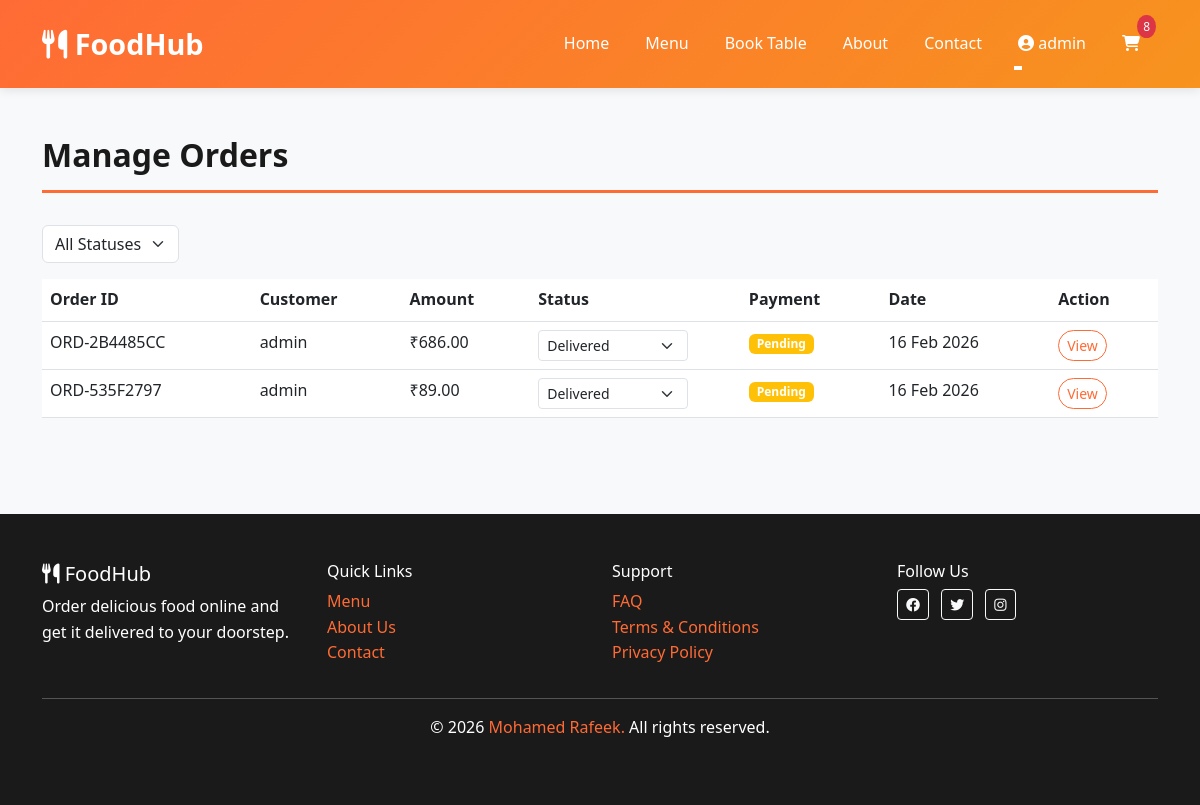
Screenshot of /dashboard/orders/ (signed in) with the database file from the repository.
### cart/models.py (models this page shows, shortened)
class Cart(models.Model):
    user = models.OneToOneField(User, on_delete=models.CASCADE, related_name='cart')
    created_at = models.DateTimeField(auto_now_add=True)
    updated_at = models.DateTimeField(auto_now=True)
    def get_item_count(self):
        return sum(item.quantity for item in self.items.all())

class CartItem(models.Model):
    cart = models.ForeignKey(Cart, on_delete=models.CASCADE, related_name='items')
    food_item = models.ForeignKey(FoodItem, on_delete=models.CASCADE)
    quantity = models.PositiveIntegerField(default=1)
    added_at = models.DateTimeField(auto_now_add=True)

### orders/models.py (models this page shows, shortened)
class Order(models.Model):
    STATUS_CHOICES = [
        ('pending', 'Pending'),
        ('confirmed', 'Confirmed'),
        ('preparing', 'Preparing'),
        ('ready', 'Ready for Pickup'),
        ('delivered', 'Delivered'),
        ('cancelled', 'Cancelled'),
    ]
    PAYMENT_METHOD_CHOICES = [
        ('razorpay', 'Razorpay (UPI/Card)'),
        ('cash', 'Cash on Delivery'),
    ]
    user = models.ForeignKey(User, on_delete=models.CASCADE, related_name='orders')
    order_number = models.CharField(max_length=20, unique=True)
    total_price = models.DecimalField(max_digits=10, decimal_places=2)
    payment_status = models.CharField(max_length=20, choices=[
        ('pending', 'Pending'),
        ('completed', 'Completed'),
        ('failed', 'Failed'),
    ], default='pending')
    payment_method = models.CharField(max_length=20, choices=PAYMENT_METHOD_CHOICES, default='razorpay')
    status = models.CharField(max_length=20, choices=STATUS_CHOICES, default='pending')
    delivery_address = models.TextField()
    phone = models.CharField(max_length=15)
    special_instructions = models.TextField(blank=True)
    created_at = models.DateTimeField(auto_now_add=True)
    updated_at = models.DateTimeField(auto_now=True)
    estimated_delivery = models.DateTimeField(null=True, blank=True)
    class Meta:
        ordering = ['-created_at']

### dashboard/views.py (the view)
# urls.py: path('orders/', views.manage_orders, name='manage_orders'),
@login_required(login_url='login')
@user_passes_test(is_admin, login_url='home')
def manage_orders(request):
    orders = Order.objects.all().order_by('-created_at')
    status = request.GET.get('status')
    if status:
        orders = orders.filter(status=status)
    context = {
        'orders': orders,
        'status': status,
    }
    return render(request, 'dashboard/manage_orders.html', context)

### dashboard/views.py (called while the page is built)
def is_admin(user):
    return user.is_staff and user.is_superuser

### Template/dashboard/manage_orders.html (shortened to what this page needs)
{% extends 'base.html' %}
{% block content %}
<div class="container">
    <h2 class="page-title">Manage Orders</h2>
    <div class="mb-3">
        <form method="get" style="display: inline;">
            <select name="status" class="form-select" style="width: auto; display: inline;" onchange="this.form.submit();">
                <option value="">All Statuses</option>
            </select>
        </form>
    </div>
    <div class="table-responsive">
        <table class="table table-hover">
            <thead>
                <tr>
                    <th>Order ID</th>
                    <th>Customer</th>
                    <th>Amount</th>
                    <th>Status</th>
                    <th>Payment</th>
                    <th>Date</th>
                    <th>Action</th>
                </tr>
            </thead>
            <tbody>
                {% for order in orders %}
                    <tr>
                        <td>{{ order.order_number }}</td>
                        <td>{{ order.user.username }}</td>
                        <td>₹{{ order.total_price }}</td>
                        <td>
                            <form method="post" action="{% url 'update_order_status' order.order_number %}" style="display: inline;">
                                <select name="status" class="form-select form-select-sm" onchange="this.form.submit();" style="max-width: 150px;">
                                    <option value="delivered" {% if order.status == 'delivered' %}selected{% endif %}>Delivered</option>
                                </select>
                            </form>
                        </td>
                        <td>
                            <span class="badge bg-{% if order.payment_status == 'completed' %}success{% else %}warning{% endif %}">
                                {{ order.payment_status|title }}
                            </span>
                        </td>
                        <td>{{ order.created_at|date:"d M Y" }}</td>
                        <td>
                            <a href="{% url 'order_detail' order.order_number %}" class="btn btn-sm btn-outline-primary">
                                View
                            </a>
                        </td>
                    </tr>
                {% empty %}
                    <tr>
                        <td colspan="7" class="text-center">No orders found</td>
                    </tr>
                {% endfor %}
            </tbody>
        </table>
    </div>
</div>
{% endblock %}

### Template/base.html (shortened to what this page needs)
<!DOCTYPE html>
<html lang="en">
<head>
    {% load static %}
    <link href="https://cdnjs.cloudflare.com/ajax/libs/bootstrap/5.3.0/css/bootstrap.min.css" rel="stylesheet">
    <link href="https://cdnjs.cloudflare.com/ajax/libs/font-awesome/6.4.0/css/all.min.css" rel="stylesheet">
</head>
<body>
    <nav class="navbar navbar-expand-lg navbar-dark sticky-top">
        <div class="container">
            <a class="navbar-brand" href="{% url 'home' %}">
                <i class="fas fa-utensils"></i> FoodHub
            </a>
            <div class="collapse navbar-collapse" id="navbarNav">
                <ul class="navbar-nav ms-auto">
                    <li class="nav-item">
                        <a class="nav-link" href="{% url 'home' %}">Home</a>
                    </li>
                    <li class="nav-item">
                        <a class="nav-link" href="{% url 'menu' %}">Menu</a>
                    </li>
                    <li class="nav-item">
                        <a class="nav-link" href="{% url 'book_table' %}">Book Table</a>
                    </li>
                    <li class="nav-item">
                        <a class="nav-link" href="{% url 'about' %}">About</a>
                    </li>
                    <li class="nav-item">
                        <a class="nav-link" href="{% url 'contact' %}">Contact</a>
                    </li>
                    {% if user.is_authenticated %}
                        <li class="nav-item dropdown">
                            <a class="nav-link dropdown-toggle" href="#" id="userDropdown" role="button" data-bs-toggle="dropdown">
                                <i class="fas fa-user-circle"></i> {{ user.username }}
                            </a>
                        </li>
                    {% endif %}
                    <li class="nav-item">
                        <a class="nav-link position-relative" href="{% url 'view_cart' %}">
                            <i class="fas fa-shopping-cart"></i>
                            {% if user.is_authenticated %}
                                {% if user.cart.get_item_count > 0 %}
                                    <span class="cart-badge">{{ user.cart.get_item_count }}</span>
                                {% endif %}
                            {% endif %}
                        </a>
                    </li>
                </ul>
            </div>
        </div>
    </nav>
    <main class="container-custom">
        {% block content %}{% endblock %}
    </main>
    <footer>
        <div class="container">
            <div class="row">
                <div class="col-md-3">
                    <h5><i class="fas fa-utensils"></i> FoodHub</h5>
                    <p>Order delicious food online and get it delivered to your doorstep.</p>
                </div>
                <div class="col-md-3">
                    <h6>Quick Links</h6>
                    <ul class="list-unstyled">
                        <li><a href="{% url 'menu' %}">Menu</a></li>
                        <li><a href="{% url 'about' %}">About Us</a></li>
                        <li><a href="{% url 'contact' %}">Contact</a></li>
                    </ul>
                </div>
                <div class="col-md-3">
                    <h6>Support</h6>
                    <ul class="list-unstyled">
                        <li><a href="#">FAQ</a></li>
                        <li><a href="#">Terms & Conditions</a></li>
                        <li><a href="#">Privacy Policy</a></li>
                    </ul>
                </div>
                <div class="col-md-3">
                    <h6>Follow Us</h6>
                    <a href="#" class="btn btn-sm btn-outline-light me-2">
                        <i class="fab fa-facebook"></i>
                    </a>
                    <a href="#" class="btn btn-sm btn-outline-light me-2">
                        <i class="fab fa-twitter"></i>
                    </a>
                    <a href="#" class="btn btn-sm btn-outline-light me-2">
                        <i class="fab fa-instagram"></i>
                    </a>
                </div>
            </div>
            <hr>
            <div class="text-center">
                <p>&copy; 2026 <a href="https://portfolio-react-mr.netlify.app/" target="_blank">Mohamed Rafeek.</a> All rights reserved.</p>
            </div>
        </div>
    </footer>
</body>
</html>

### Template/base.html (style rules this page uses)
* { margin: 0; padding: 0; box-sizing: border-box; }
:root { --primary-color: #ff6b35; --secondary-color: #f7931e; --dark-color: #1a1a1a; --light-color: #f4f4f4; --success-color: #28a745; --danger-color: #dc3545; }
body { font-family: 'Segoe UI', Tahoma, Geneva, Verdana, sans-serif; background-color: #f8f9fa; line-height: 1.6; }
.navbar { background: linear-gradient(135deg, var(--primary-color) 0%, var(--secondary-color) 100%); box-shadow: 0 2px 10px rgba(0,0,0,0.1); padding: 1rem 0; }
.navbar-brand { font-size: 1.8rem; font-weight: bold; color: white !important; }
.nav-link { color: white !important; margin: 0 10px; transition: all 0.3s ease; position: relative; }
.nav-link::after { content: ''; position: absolute; bottom: -5px; left: 0; width: 0; height: 2px; background-color: white; transition: width 0.3s ease; }
.cart-badge { background-color: var(--danger-color); color: white; padding: 2px 6px; border-radius: 50%; font-size: 0.75rem; position: absolute; top: -8px; right: -8px; }
footer { background-color: var(--dark-color); color: white; padding: 3rem 0; margin-top: 3rem; }
footer a { color: var(--primary-color); text-decoration: none; }
.btn-outline-primary { color: var(--primary-color); border-color: var(--primary-color); border-radius: 25px; }
.container-custom { padding: 2rem 0; }
.page-title { color: var(--dark-color); font-weight: bold; margin-bottom: 2rem; padding: 1rem 0; border-bottom: 3px solid var(--primary-color); }

### rows the page displays
Order: order_number "ORD-2B4485CC", user.username "admin", total_price "686.00", status "Delivered", payment_status "Pending", created_at "16 Feb 2026"
Order: order_number "ORD-535F2797", user.username "admin", total_price "89.00", status "Delivered", payment_status "Pending", created_at "16 Feb 2026"

### other values shown
{{ user.username }} "admin"
{{ user.cart.get_item_count }} "8"
